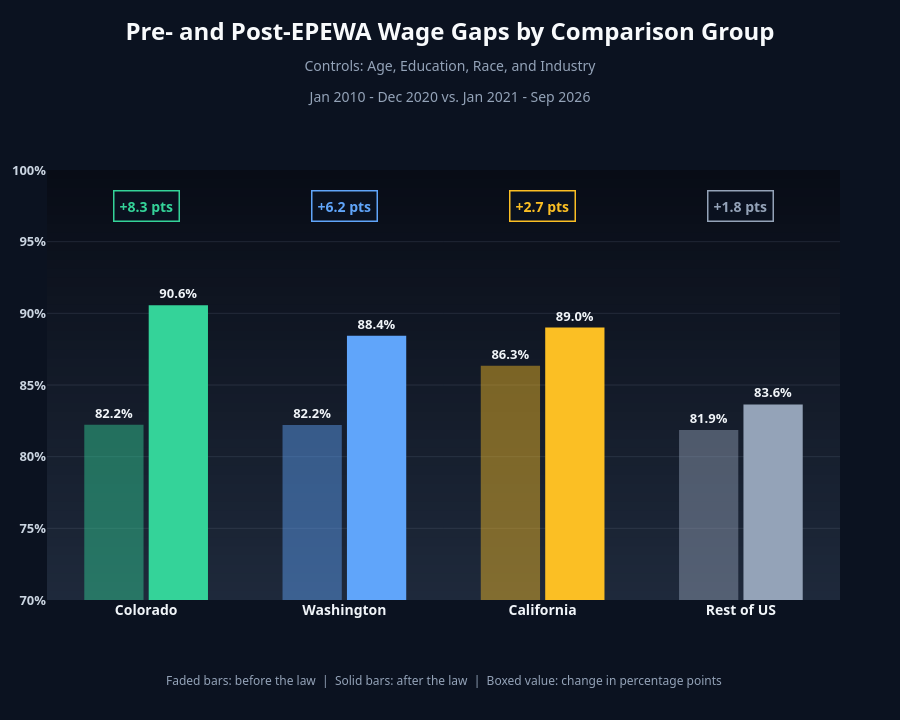

Source (notebook cell):
### Code cell
fig = plot_group_gaps(results_df, "Pre- and Post-EPEWA Wage Gaps by Comparison Group", "Age, Education, Race, and Industry",
                      save_as="groups_industry")

### Figure 1 — Plotly figure (JSON) as saved in the notebook; plotly's stock layout.template omitted (floating-point values rounded to 4 significant figures)
{"data": [{"cliponaxis": false, "hovertemplate": "%{x} (Before the law): %{text}<extra></extra>", "marker": {"color": ["rgba(52,211,153,0.45)", "rgba(96,165,250,0.45)", "rgba(251,191,36,0.45)", "rgba(148,163,184,0.45)"], "line": {"width": 0}}, "name": "Before the law", "text": ["<b>82.2%</b>", "<b>82.2%</b>", "<b>86.3%</b>", "<b>81.9%</b>"], "textfont": {"color": "#f1f5f9", "size": 13}, "textposition": "outside", "type": "bar", "x": ["<b>Colorado</b>", "<b>Washington</b>", "<b>California</b>", "<b>Rest of US</b>"], "y": [0.8222, 0.8221, 0.8634, 0.8185]}, {"cliponaxis": false, "hovertemplate": "%{x} (After the law): %{text}<extra></extra>", "marker": {"color": ["#34d399", "#60a5fa", "#fbbf24", "#94a3b8"], "line": {"width": 0}}, "name": "After the law", "text": ["<b>90.6%</b>", "<b>88.4%</b>", "<b>89.0%</b>", "<b>83.6%</b>"], "textfont": {"color": "#f1f5f9", "size": 13}, "textposition": "outside", "type": "bar", "x": ["<b>Colorado</b>", "<b>Washington</b>", "<b>California</b>", "<b>Rest of US</b>"], "y": [0.9056, 0.8843, 0.89, 0.8365]}], "layout": {"annotations": [{"font": {"color": "#94a3b8", "size": 12}, "showarrow": false, "text": "Faded bars: before the law  |  Solid bars: after the law  |  Boxed value: change in percentage points", "x": 0.5, "xref": "paper", "y": 0, "yanchor": "top", "yref": "paper", "yshift": -70}, {"bgcolor": "rgba(11,18,32,0.85)", "bordercolor": "#34d399", "borderpad": 5, "borderwidth": 1.5, "font": {"color": "#34d399", "size": 14}, "showarrow": false, "text": "<b>+8.3 pts</b>", "x": "<b>Colorado</b>", "xref": "x", "y": 0.975, "yref": "y"}, {"bgcolor": "rgba(11,18,32,0.85)", "bordercolor": "#60a5fa", "borderpad": 5, "borderwidth": 1.5, "font": {"color": "#60a5fa", "size": 14}, "showarrow": false, "text": "<b>+6.2 pts</b>", "x": "<b>Washington</b>", "xref": "x", "y": 0.975, "yref": "y"}, {"bgcolor": "rgba(11,18,32,0.85)", "bordercolor": "#fbbf24", "borderpad": 5, "borderwidth": 1.5, "font": {"color": "#fbbf24", "size": 14}, "showarrow": false, "text": "<b>+2.7 pts</b>", "x": "<b>California</b>", "xref": "x", "y": 0.975, "yref": "y"}, {"bgcolor": "rgba(11,18,32,0.85)", "bordercolor": "#94a3b8", "borderpad": 5, "borderwidth": 1.5, "font": {"color": "#94a3b8", "size": 14}, "showarrow": false, "text": "<b>+1.8 pts</b>", "x": "<b>Rest of US</b>", "xref": "x", "y": 0.975, "yref": "y"}], "bargap": 0.35, "bargroupgap": 0.08, "barmode": "group", "font": {"color": "#cbd5e1", "family": "Bahnschrift, 'Segoe UI Variable Display', 'Segoe UI', Helvetica, Arial, sans-serif"}, "height": 720, "margin": {"b": 120, "l": 20, "r": 60, "t": 170}, "paper_bgcolor": "#0b1220", "plot_bgcolor": "rgba(0,0,0,0)", "shapes": [{"fillcolor": "rgb(8, 12, 22)", "layer": "below", "line": {"width": 0}, "type": "rect", "x0": 0, "x1": 1, "xref": "paper", "y0": 0, "y1": 1, "yref": "paper"}, {"fillcolor": "rgb(8, 13, 23)", "layer": "below", "line": {"width": 0}, "type": "rect", "x0": 0, "x1": 1, "xref": "paper", "y0": 0, "y1": 0.9792, "yref": "paper"}, {"fillcolor": "rgb(9, 13, 24)", "layer": "below", "line": {"width": 0}, "type": "rect", "x0": 0, "x1": 1, "xref": "paper", "y0": 0, "y1": 0.9583, "yref": "paper"}, {"fillcolor": "rgb(9, 14, 24)", "layer": "below", "line": {"width": 0}, "type": "rect", "x0": 0, "x1": 1, "xref": "paper", "y0": 0, "y1": 0.9375, "yref": "paper"}, {"fillcolor": "rgb(10, 14, 25)", "layer": "below", "line": {"width": 0}, "type": "rect", "x0": 0, "x1": 1, "xref": "paper", "y0": 0, "y1": 0.9167, "yref": "paper"}, {"fillcolor": "rgb(10, 15, 26)", "layer": "below", "line": {"width": 0}, "type": "rect", "x0": 0, "x1": 1, "xref": "paper", "y0": 0, "y1": 0.8958, "yref": "paper"}, {"fillcolor": "rgb(11, 16, 27)", "layer": "below", "line": {"width": 0}, "type": "rect", "x0": 0, "x1": 1, "xref": "paper", "y0": 0, "y1": 0.875, "yref": "paper"}, {"fillcolor": "rgb(11, 16, 28)", "layer": "below", "line": {"width": 0}, "type": "rect", "x0": 0, "x1": 1, "xref": "paper", "y0": 0, "y1": 0.8542, "yref": "paper"}, {"fillcolor": "rgb(12, 17, 28)", "layer": "below", "line": {"width": 0}, "type": "rect", "x0": 0, "x1": 1, "xref": "paper", "y0": 0, "y1": 0.8333, "yref": "paper"}, {"fillcolor": "rgb(12, 18, 29)", "layer": "below", "line": {"width": 0}, "type": "rect", "x0": 0, "x1": 1, "xref": "paper", "y0": 0, "y1": 0.8125, "yref": "paper"}, {"fillcolor": "rgb(13, 18, 30)", "layer": "below", "line": {"width": 0}, "type": "rect", "x0": 0, "x1": 1, "xref": "paper", "y0": 0, "y1": 0.7917, "yref": "paper"}, {"fillcolor": "rgb(13, 19, 31)", "layer": "below", "line": {"width": 0}, "type": "rect", "x0": 0, "x1": 1, "xref": "paper", "y0": 0, "y1": 0.7708, "yref": "paper"}, {"fillcolor": "rgb(14, 19, 31)", "layer": "below", "line": {"width": 0}, "type": "rect", "x0": 0, "x1": 1, "xref": "paper", "y0": 0, "y1": 0.75, "yref": "paper"}, {"fillcolor": "rgb(14, 20, 32)", "layer": "below", "line": {"width": 0}, "type": "rect", "x0": 0, "x1": 1, "xref": "paper", "y0": 0, "y1": 0.7292, "yref": "paper"}, {"fillcolor": "rgb(15, 21, 33)", "layer": "below", "line": {"width": 0}, "type": "rect", "x0": 0, "x1": 1, "xref": "paper", "y0": 0, "y1": 0.7083, "yref": "paper"}, {"fillcolor": "rgb(15, 21, 34)", "layer": "below", "line": {"width": 0}, "type": "rect", "x0": 0, "x1": 1, "xref": "paper", "y0": 0, "y1": 0.6875, "yref": "paper"}, {"fillcolor": "rgb(15, 22, 35)", "layer": "below", "line": {"width": 0}, "type": "rect", "x0": 0, "x1": 1, "xref": "paper", "y0": 0, "y1": 0.6667, "yref": "paper"}, {"fillcolor": "rgb(16, 22, 35)", "layer": "below", "line": {"width": 0}, "type": "rect", "x0": 0, "x1": 1, "xref": "paper", "y0": 0, "y1": 0.6458, "yref": "paper"}, {"fillcolor": "rgb(16, 23, 36)", "layer": "below", "line": {"width": 0}, "type": "rect", "x0": 0, "x1": 1, "xref": "paper", "y0": 0, "y1": 0.625, "yref": "paper"}, {"fillcolor": "rgb(17, 24, 37)", "layer": "below", "line": {"width": 0}, "type": "rect", "x0": 0, "x1": 1, "xref": "paper", "y0": 0, "y1": 0.6042, "yref": "paper"}, {"fillcolor": "rgb(17, 24, 38)", "layer": "below", "line": {"width": 0}, "type": "rect", "x0": 0, "x1": 1, "xref": "paper", "y0": 0, "y1": 0.5833, "yref": "paper"}, {"fillcolor": "rgb(18, 25, 39)", "layer": "below", "line": {"width": 0}, "type": "rect", "x0": 0, "x1": 1, "xref": "paper", "y0": 0, "y1": 0.5625, "yref": "paper"}, {"fillcolor": "rgb(18, 26, 39)", "layer": "below", "line": {"width": 0}, "type": "rect", "x0": 0, "x1": 1, "xref": "paper", "y0": 0, "y1": 0.5417, "yref": "paper"}, {"fillcolor": "rgb(19, 26, 40)", "layer": "below", "line": {"width": 0}, "type": "rect", "x0": 0, "x1": 1, "xref": "paper", "y0": 0, "y1": 0.5208, "yref": "paper"}, {"fillcolor": "rgb(19, 27, 41)", "layer": "below", "line": {"width": 0}, "type": "rect", "x0": 0, "x1": 1, "xref": "paper", "y0": 0, "y1": 0.5, "yref": "paper"}, {"fillcolor": "rgb(20, 27, 42)", "layer": "below", "line": {"width": 0}, "type": "rect", "x0": 0, "x1": 1, "xref": "paper", "y0": 0, "y1": 0.4792, "yref": "paper"}, {"fillcolor": "rgb(20, 28, 42)", "layer": "below", "line": {"width": 0}, "type": "rect", "x0": 0, "x1": 1, "xref": "paper", "y0": 0, "y1": 0.4583, "yref": "paper"}, {"fillcolor": "rgb(21, 29, 43)", "layer": "below", "line": {"width": 0}, "type": "rect", "x0": 0, "x1": 1, "xref": "paper", "y0": 0, "y1": 0.4375, "yref": "paper"}, {"fillcolor": "rgb(21, 29, 44)", "layer": "below", "line": {"width": 0}, "type": "rect", "x0": 0, "x1": 1, "xref": "paper", "y0": 0, "y1": 0.4167, "yref": "paper"}, {"fillcolor": "rgb(22, 30, 45)", "layer": "below", "line": {"width": 0}, "type": "rect", "x0": 0, "x1": 1, "xref": "paper", "y0": 0, "y1": 0.3958, "yref": "paper"}, {"fillcolor": "rgb(22, 31, 46)", "layer": "below", "line": {"width": 0}, "type": "rect", "x0": 0, "x1": 1, "xref": "paper", "y0": 0, "y1": 0.375, "yref": "paper"}, {"fillcolor": "rgb(23, 31, 46)", "layer": "below", "line": {"width": 0}, "type": "rect", "x0": 0, "x1": 1, "xref": "paper", "y0": 0, "y1": 0.3542, "yref": "paper"}, {"fillcolor": "rgb(23, 32, 47)", "layer": "below", "line": {"width": 0}, "type": "rect", "x0": 0, "x1": 1, "xref": "paper", "y0": 0, "y1": 0.3333, "yref": "paper"}, {"fillcolor": "rgb(23, 32, 48)", "layer": "below", "line": {"width": 0}, "type": "rect", "x0": 0, "x1": 1, "xref": "paper", "y0": 0, "y1": 0.3125, "yref": "paper"}, {"fillcolor": "rgb(24, 33, 49)", "layer": "below", "line": {"width": 0}, "type": "rect", "x0": 0, "x1": 1, "xref": "paper", "y0": 0, "y1": 0.2917, "yref": "paper"}, {"fillcolor": "rgb(24, 34, 50)", "layer": "below", "line": {"width": 0}, "type": "rect", "x0": 0, "x1": 1, "xref": "paper", "y0": 0, "y1": 0.2708, "yref": "paper"}, {"fillcolor": "rgb(25, 34, 50)", "layer": "below", "line": {"width": 0}, "type": "rect", "x0": 0, "x1": 1, "xref": "paper", "y0": 0, "y1": 0.25, "yref": "paper"}, {"fillcolor": "rgb(25, 35, 51)", "layer": "below", "line": {"width": 0}, "type": "rect", "x0": 0, "x1": 1, "xref": "paper", "y0": 0, "y1": 0.2292, "yref": "paper"}, {"fillcolor": "rgb(26, 35, 52)", "layer": "below", "line": {"width": 0}, "type": "rect", "x0": 0, "x1": 1, "xref": "paper", "y0": 0, "y1": 0.2083, "yref": "paper"}, {"fillcolor": "rgb(26, 36, 53)", "layer": "below", "line": {"width": 0}, "type": "rect", "x0": 0, "x1": 1, "xref": "paper", "y0": 0, "y1": 0.1875, "yref": "paper"}, {"fillcolor": "rgb(27, 37, 53)", "layer": "below", "line": {"width": 0}, "type": "rect", "x0": 0, "x1": 1, "xref": "paper", "y0": 0, "y1": 0.1667, "yref": "paper"}, {"fillcolor": "rgb(27, 37, 54)", "layer": "below", "line": {"width": 0}, "type": "rect", "x0": 0, "x1": 1, "xref": "paper", "y0": 0, "y1": 0.1458, "yref": "paper"}, {"fillcolor": "rgb(28, 38, 55)", "layer": "below", "line": {"width": 0}, "type": "rect", "x0": 0, "x1": 1, "xref": "paper", "y0": 0, "y1": 0.125, "yref": "paper"}, {"fillcolor": "rgb(28, 39, 56)", "layer": "below", "line": {"width": 0}, "type": "rect", "x0": 0, "x1": 1, "xref": "paper", "y0": 0, "y1": 0.1042, "yref": "paper"}, {"fillcolor": "rgb(29, 39, 57)", "layer": "below", "line": {"width": 0}, "type": "rect", "x0": 0, "x1": 1, "xref": "paper", "y0": 0, "y1": 0.08333, "yref": "paper"}, {"fillcolor": "rgb(29, 40, 57)", "layer": "below", "line": {"width": 0}, "type": "rect", "x0": 0, "x1": 1, "xref": "paper", "y0": 0, "y1": 0.0625, "yref": "paper"}, {"fillcolor": "rgb(30, 40, 58)", "layer": "below", "line": {"width": 0}, "type": "rect", "x0": 0, "x1": 1, "xref": "paper", "y0": 0, "y1": 0.04167, "yref": "paper"}, {"fillcolor": "rgb(30, 41, 59)", "layer": "below", "line": {"width": 0}, "type": "rect", "x0": 0, "x1": 1, "xref": "paper", "y0": 0, "y1": 0.02083, "yref": "paper"}], "showlegend": false, "title": {"font": {"color": "#f8fafc", "size": 24}, "pad": {"t": 40}, "text": "<b>Pre- and Post-EPEWA Wage Gaps by Comparison Group</b><br><span style='font-size:14px;color:#94a3b8'>Controls: Age, Education, Race, and Industry<br>Jan 2010 - Dec 2020 vs. Jan 2021 - Sep 2026</span>", "x": 0.5, "xanchor": "center", "y": 1, "yanchor": "top"}, "xaxis": {"showgrid": false, "tickfont": {"color": "#f1f5f9", "size": 14}}, "yaxis": {"dtick": 0.05, "gridcolor": "rgba(148,163,184,0.15)", "range": [0.7, 1], "showgrid": true, "showline": false, "tickfont": {"color": "#cbd5e1", "size": 13, "weight": "bold"}, "tickformat": ".0%"}}}
